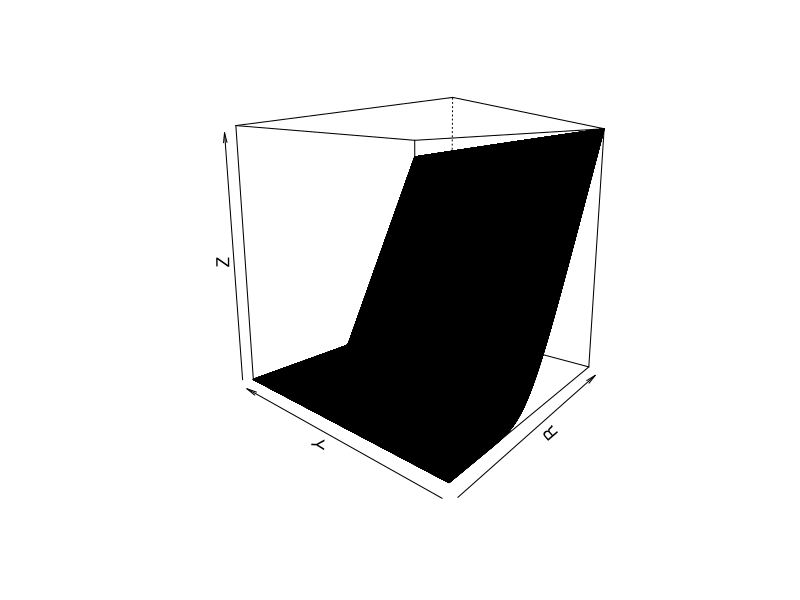

Recreate this plot in R.
# ===================================== 
# German's Stochastic Volatility Model 
# Model: Explicit Black-Scholes 
# Date: April 27, 2013
# Author: Jacob Roth (jroth13@cmc.edu)
# =====================================

#   Asset:
S_0 <- 0
S_max <- 150
Ssteps <- M <- 100
S <- seq(S_0, S_max, length.out=Ssteps)
dS <- S[2] - S[1] # not S_max / Ssteps

#   Time:
t_0 <- 0
t_max <- capT <- 1
tsteps <- N <- 20000
t <- seq(t_0, t_max, length.out=tsteps)
tau = capT-t
dt <- t[2] - t[1]

#   Exogenous Parameters:
K = 75
sigma = .25
r_yr = .1
r = .1


#  Results Constructor
R <- array(NA,dim=c(M,N))
R[,N] = pmax(S-K,0)
R[1,] = 0
R[M,] = S_max - K*exp(-r*tau)

# Define Coefficients A, B, and C:
A <- function(i){
  A_i <- (1/2) * dt * (-r*i + sigma^2 * i^2)
  return(A_i)
}

B <- function(i){
  B_i <- 1 - dt * (sigma^2 * i^2 + r)
  return(B_i)
}

C <- function(i){
  C_i <- (1/2) * dt * (r*i + sigma^2 * i^2)
  return(C_i)
}

for (col in (N):2){
  for (row in (M-1):2){
    R[row,col-1] = A(row) * R[row-1,col] + B(row) * R[row,col] + C(row) * R[row+1,col]
  }
}  


    
shading <- rev(palette(rainbow(100)))
jet.colors <- colorRampPalette(shading[30:100])

nbcol <- 1000
color <- jet.colors(nbcol)
zfacet <- R[-1,-1] #+ R[-1,-(M+1)] + R[-(N+1),-1] + R[-(N+1),-1]
facetcol <- cut(zfacet,nbcol)
persp(R,col=color[facetcol],phi=10,theta=-50,shade=.00010,ltheta=90)
